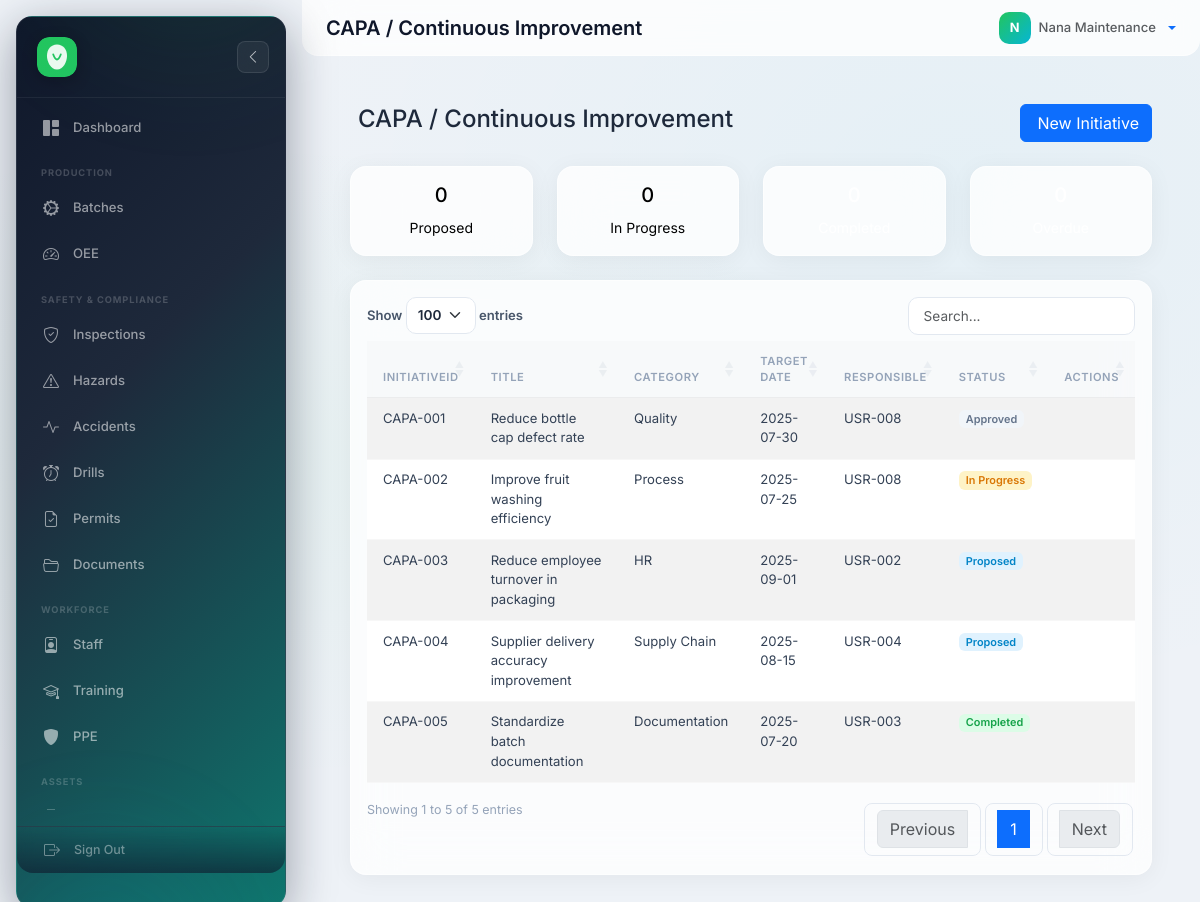
/?route=improvement (signed in), run on the app's committed database.
### tables this page shows
CREATE TABLE improvement_initiatives (
    InitiativeID      VARCHAR(50)    PRIMARY KEY,
    Title             VARCHAR(200)   NOT NULL,
    Category          VARCHAR(100)   DEFAULT NULL,
    Description       TEXT           DEFAULT NULL,
    RootCauseAnalysis TEXT           DEFAULT NULL,
    ActionPlan        TEXT           DEFAULT NULL,
    TargetDate        DATE           DEFAULT NULL,
    ResponsiblePerson VARCHAR(50)    DEFAULT NULL,
    Status            ENUM('Proposed','Approved','In Progress','Completed','Cancelled') DEFAULT 'Proposed',
    Effectiveness     TEXT           DEFAULT NULL,
    CreatedBy         VARCHAR(50)    DEFAULT NULL,
    created_at        TIMESTAMP      DEFAULT CURRENT_TIMESTAMP,
    updated_at        TIMESTAMP      DEFAULT CURRENT_TIMESTAMP ON UPDATE CURRENT_TIMESTAMP,
    FOREIGN KEY (CreatedBy) REFERENCES users(UserID) ON UPDATE CASCADE ON DELETE SET NULL,
    INDEX idx_ii_status (Status),
    INDEX idx_ii_target (TargetDate)
);

### backend/controllers/Controller.php (called while the page is built, shortened)
<?php
abstract class Controller
{
    protected string $viewPath;
    protected function render(string $view, array $data = []): void
    {
        extract($data);
        $viewFile = APP_ROOT . '/frontend/views/' . $this->viewPath . '/' . $view . '.php';
        require $viewFile;
        require APP_ROOT . '/frontend/views/layouts/main.php';
    }
}

### backend/controllers/ImprovementController.php (called while the page is built, shortened)
<?php
require_once __DIR__ . '/Controller.php';
require_once __DIR__ . '/../models/ImprovementModel.php';
class ImprovementController extends Controller
{
    public function __construct()
    {
        $this->model = new ImprovementModel();
    }
    public function index(): void
    {
        $data = [
            'initiatives' => $this->model->getAllDetailed(),
            'statusCounts' => $this->model->getStatusCounts(),
            'overdue' => $this->model->getOverdue(),
        ];
        $this->render('index', $data);
    }
}

### backend/config/database.php (called while the page is built, shortened)
<?php
function getDb(): PDO {
    static $pdo = null;
    if ($pdo === null) {
        $dsn = 'mysql:host=' . DB_HOST . ';dbname=' . DB_NAME . ';charset=' . DB_CHARSET;
        $options = [
            PDO::ATTR_ERRMODE            => PDO::ERRMODE_EXCEPTION,
            PDO::ATTR_DEFAULT_FETCH_MODE => PDO::FETCH_ASSOC,
            PDO::ATTR_EMULATE_PREPARES   => false,
        ];
         $pdo = new PDO($dsn, DB_USER, DB_PASS, $options);
    }
    return $pdo;
}
function isLoggedIn(): bool {
    return isset($_SESSION['user_id']) && !empty($_SESSION['user_id']);
}
function currentUser(): ?array {
    return [
        'id'        => $_SESSION['user_id'],
        'name'      => $_SESSION['user_name'] ?? '',
        'role_id'   => $_SESSION['user_role_id'] ?? '',
        'role_name' => $_SESSION['user_role_name'] ?? '',
    ];
}
function sanitize(mixed $input): string {
    return htmlspecialchars(trim((string)$input), ENT_QUOTES, 'UTF-8');
}

### backend/config/permissions.php (called while the page is built, shortened)
<?php
function getAccess(string $roleId, string $module): string {
    global $ROLE_PERMISSIONS;
    return $ROLE_PERMISSIONS[$roleId][$module] ?? 'no';
}
function canCreate(string $module): bool {
    $u = currentUser();
    $level = getAccess($u['role_id'], $module);
    return in_array($level, ['full', 'participate', 'report'], true);
}

### backend/models/Model.php (called while the page is built, shortened)
<?php
require_once __DIR__ . '/../config/database.php';
abstract class Model
{
    protected PDO $db;
    public function __construct()
    {
        $this->db = getDb();
    }
    public function query(string $sql, array $params = []): array
    {
        $stmt = $this->db->prepare($sql);
        $stmt->execute($params);
        return $stmt->fetchAll();
    }
}

### backend/models/ImprovementModel.php (called while the page is built, shortened)
<?php declare(strict_types=1);
require_once __DIR__ . '/Model.php';
class ImprovementModel extends Model
{
    protected string $table = 'improvement_initiatives';
    public function getAllDetailed(): array
    {
        $sql = "
            SELECT ii.*, u.Name AS CreatedByName, ii.ResponsiblePerson
            FROM {$this->table} ii
            LEFT JOIN users u ON ii.CreatedBy = u.UserID
            ORDER BY ii.created_at DESC
        ";
        return $this->query($sql);
    }
}

### frontend/views/improvement/index.php (the view, shortened to what this page needs)
<div class="container-fluid">
    <div class="d-flex justify-content-between align-items-center mb-4">
        <h4><i class="fas fa-lightbulb me-2"></i>CAPA / Continuous Improvement</h4>
        <?php if (canCreate('improvement')): ?>
        <a href="?route=improvement/create" class="btn btn-primary"><i class="fas fa-plus me-1"></i>New Initiative</a>
        <?php endif; ?>
    </div>
    <div class="row mb-4">
        <div class="col-md-3">
            <div class="card text-bg-info">
                <div class="card-body text-center">
                    <h5><?php echo sanitize($proposedCount ?? 0); ?></h5>
                    <small>Proposed</small>
                </div>
            </div>
        </div>
        <div class="col-md-3">
            <div class="card text-bg-warning">
                <div class="card-body text-center">
                    <h5><?php echo sanitize($inProgressCount ?? 0); ?></h5>
                    <small>In Progress</small>
                </div>
            </div>
        </div>
        <div class="col-md-3">
            <div class="card text-bg-success">
                <div class="card-body text-center">
                    <h5><?php echo sanitize($completedCount ?? 0); ?></h5>
                    <small>Completed</small>
                </div>
            </div>
        </div>
        <div class="col-md-3">
            <div class="card text-bg-danger">
                <div class="card-body text-center">
                    <h5><?php echo sanitize($overdueCount ?? 0); ?></h5>
                    <small>Overdue</small>
                </div>
            </div>
        </div>
    </div>
    <div class="card">
        <div class="card-body">
            <table id="dataTable" class="table table-striped table-hover">
                <thead>
                    <tr>
                        <th>InitiativeID</th>
                        <th>Title</th>
                        <th>Category</th>
                        <th>Target Date</th>
                        <th>Responsible</th>
                        <th>Status</th>
                        <th>Actions</th>
                    </tr>
                </thead>
                <tbody>
                    <?php if (!empty($initiatives)): ?>
                        <?php foreach ($initiatives as $row): ?>
                            <tr>
                                <td><?php echo sanitize($row['InitiativeID']); ?></td>
                                <td><?php echo sanitize($row['Title']); ?></td>
                                <td><?php echo sanitize($row['Category']); ?></td>
                                <td><?php echo sanitize($row['TargetDate']); ?></td>
                                <td><?php echo sanitize($row['ResponsiblePerson']); ?></td>
                                <td>
                                    <?php
                                    $status = sanitize($row['Status']);
                                    $statusBadge = 'secondary';
                                    if ($status === 'Proposed') $statusBadge = 'info';
                                    elseif ($status === 'In Progress') $statusBadge = 'warning';
                                    elseif ($status === 'Completed') $statusBadge = 'success';
                                    elseif ($status === 'Overdue') $statusBadge = 'danger';
                                    ?>
                                    <span class="badge bg-<?php echo $statusBadge; ?>"><?php echo $status; ?></span>
                                </td>
                                <td>
                                </td>
                            </tr>
                        <?php endforeach; ?>
                    <?php endif; ?>
                </tbody>
            </table>
        </div>
    </div>
</div>

### frontend/assets/css/glass.css (style rules this page uses)
:root { --sidebar-width: 270px; --sidebar-collapsed: 85px; --glass-bg: rgba(255,255,255,0.78); --glass-border: rgba(255,255,255,0.5); --glass-shadow: 0 4px 24px rgba(0,0,0,0.05); --glass-blur: blur(24px); --brand: #22c55e; --brand-accent: #06b6d4; --gradient-brand: linear-gradient(135deg, #22c55e 0%, #06b6d4 100%); --gradient-warm: linear-gradient(135deg, #f97316 0%, #ef4444 100%); --gradient-cool: linear-gradient(135deg, #6366f1 0%, #8b5cf6 100%); --gradient-sky: linear-gradient(135deg, #0ea5e9 0%, #2563eb 100%); --gradient-rose: linear-gradient(135deg, #f43f5e 0%, #e11d48 100%); --gradient-amber: linear-gradient(135deg, #f59e0b 0%, #d97706 100%); --gradient-emerald: linear-gradient(135deg, #10b981 0%, #059669 100%); --radius: 16px; --radius-sm: 10px; }
*, *::before, *::after { box-sizing: border-box; }
body { font-family: 'Inter', system-ui, -apple-system, sans-serif !important; background: #eef2f7 !important; background-image: radial-gradient(ellipse at 20% 50%, rgba(34,197,94,0.04) 0%, transparent 50%), radial-gradient(ellipse at 80% 20%, rgba(6,182,212,0.04) 0%, transparent 50%) !important; color: #1e293b; -webkit-font-smoothing: antialiased; }
.container-fluid { padding: 1.5rem !important; animation: fadeUp 0.4s ease; }
.card, .border-0 { background: var(--glass-bg) !important; backdrop-filter: var(--glass-blur) !important; -webkit-backdrop-filter: var(--glass-blur) !important; border: 1px solid var(--glass-border) !important; border-radius: var(--radius) !important; box-shadow: var(--glass-shadow) !important; transition: all 0.25s ease; }
.table { border-collapse: collapse; }
.table th { font-size: 0.7rem !important; font-weight: 600 !important; text-transform: uppercase !important; letter-spacing: 0.05em !important; color: #94a3b8 !important; padding: 0.7rem 1rem !important; border-bottom: 1px solid rgba(0,0,0,0.05) !important; background: rgba(0,0,0,0.01) !important; }
.table td { padding: 0.65rem 1rem !important; font-size: 0.82rem !important; color: #334155 !important; border-bottom: 1px solid rgba(0,0,0,0.03) !important; }
.badge { font-weight: 600 !important; font-size: 0.68rem !important; border-radius: 6px !important; }
.badge.bg-success { background: #dcfce7 !important; color: #16a34a !important; }
.badge.bg-warning { background: #fef3c7 !important; color: #d97706 !important; }
.badge.bg-info { background: #e0f2fe !important; color: #0284c7 !important; }
.badge.bg-secondary { background: #f1f5f9 !important; color: #64748b !important; }

### data on the page
improvement_initiatives: InitiativeID "CAPA-001", Title "Reduce bottle cap defect rate", Category "Quality", TargetDate "2025-07-30", ResponsiblePerson "USR-008", Status "Approved"
improvement_initiatives: InitiativeID "CAPA-002", Title "Improve fruit washing efficiency", Category "Process", TargetDate "2025-07-25", ResponsiblePerson "USR-008", Status "In Progress"
improvement_initiatives: InitiativeID "CAPA-003", Title "Reduce employee turnover in packaging", Category "HR", TargetDate "2025-09-01", ResponsiblePerson "USR-002", Status "Proposed"
improvement_initiatives: InitiativeID "CAPA-004", Title "Supplier delivery accuracy improvement", Category "Supply Chain", TargetDate "2025-08-15", ResponsiblePerson "USR-004", Status "Proposed"
improvement_initiatives: InitiativeID "CAPA-005", Title "Standardize batch documentation", Category "Documentation", TargetDate "2025-07-20", ResponsiblePerson "USR-003", Status "Completed"

### other printed values
$pageTitle "CAPA / Continuous Improvement"
substr($user['name'] ?? 'U', 0, 1) "N"
$user['name'] "Nana Maintenance"
$proposedCount "0"
$inProgressCount "0"
